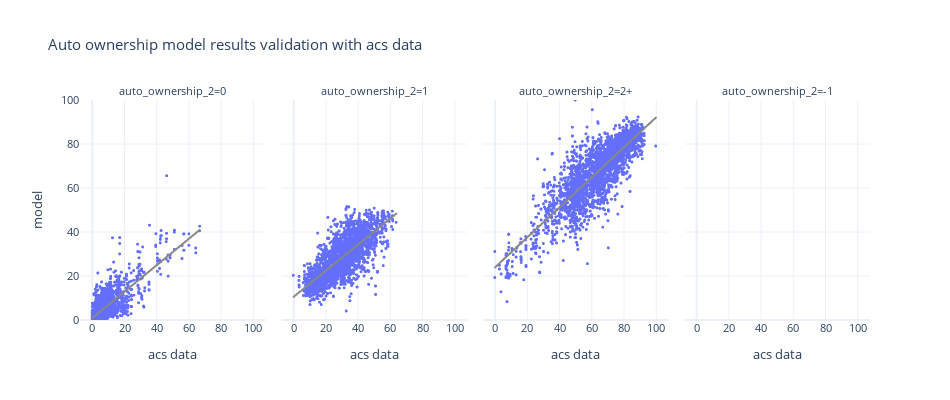

The notebook cell this image was saved under:
### Code cell
df_plot = pd.pivot(bg_auto_ownership, index=['block_group_id','auto_ownership_2'], columns='source', values='percentage').reset_index()



fig = px.scatter(df_plot, x="acs data", y="model", trendline="ols", trendline_color_override='rgb(136, 136, 136)',
                 template="plotly_white",
                 facet_col='auto_ownership_2', height=400, width=1000,
                 title="Auto ownership model results validation with acs data")
fig.update_xaxes(dtick=20)
fig.update_yaxes(dtick=20,range=[0, 100])
fig.update_traces(marker_size=3)
fig.update_layout(height=400, width=950, font=dict(size=11))
fig.show()

### Figure 1 — Plotly figure (JSON) as saved in the notebook; plotly's stock layout.template omitted (floating-point values rounded to 4 significant figures; data arrays with more than 128 entries replaced by an {"elided": "..."} marker saying what was removed)
{"data": [{"hovertemplate": "auto_ownership_2=0<br>acs data=%{x}<br>model=%{y}<extra></extra>", "legendgroup": "", "marker": {"color": "#636efa", "size": 3, "symbol": "circle"}, "mode": "markers", "name": "", "showlegend": false, "type": "scattergl", "x": {"elided": "2641 float values"}, "xaxis": "x", "y": {"elided": "2641 float values"}, "yaxis": "y"}, {"hovertemplate": "<b>OLS trendline</b><br>model = 0.600263 * acs data + 0.882537<br>R<sup>2</sup>=0.659726<br><br>auto_ownership_2=0<br>acs data=%{x}<br>model=%{y} <b>(trend)</b><extra></extra>", "legendgroup": "", "line": {"color": "rgb(136, 136, 136)"}, "marker": {"color": "#636efa", "size": 3, "symbol": "circle"}, "mode": "lines", "name": "", "showlegend": false, "type": "scattergl", "x": {"elided": "2621 float values"}, "xaxis": "x", "y": {"elided": "2621 float values"}, "yaxis": "y"}, {"hovertemplate": "auto_ownership_2=1<br>acs data=%{x}<br>model=%{y}<extra></extra>", "legendgroup": "", "marker": {"color": "#636efa", "size": 3, "symbol": "circle"}, "mode": "markers", "name": "", "showlegend": false, "type": "scattergl", "x": {"elided": "2641 float values"}, "xaxis": "x2", "y": {"elided": "2641 float values"}, "yaxis": "y2"}, {"hovertemplate": "<b>OLS trendline</b><br>model = 0.592542 * acs data + 10.4183<br>R<sup>2</sup>=0.567434<br><br>auto_ownership_2=1<br>acs data=%{x}<br>model=%{y} <b>(trend)</b><extra></extra>", "legendgroup": "", "line": {"color": "rgb(136, 136, 136)"}, "marker": {"color": "#636efa", "size": 3, "symbol": "circle"}, "mode": "lines", "name": "", "showlegend": false, "type": "scattergl", "x": {"elided": "2633 float values"}, "xaxis": "x2", "y": {"elided": "2633 float values"}, "yaxis": "y2"}, {"hovertemplate": "auto_ownership_2=2+<br>acs data=%{x}<br>model=%{y}<extra></extra>", "legendgroup": "", "marker": {"color": "#636efa", "size": 3, "symbol": "circle"}, "mode": "markers", "name": "", "showlegend": false, "type": "scattergl", "x": {"elided": "2641 float values"}, "xaxis": "x3", "y": {"elided": "2641 float values"}, "yaxis": "y3"}, {"hovertemplate": "<b>OLS trendline</b><br>model = 0.681505 * acs data + 23.8099<br>R<sup>2</sup>=0.710853<br><br>auto_ownership_2=2+<br>acs data=%{x}<br>model=%{y} <b>(trend)</b><extra></extra>", "legendgroup": "", "line": {"color": "rgb(136, 136, 136)"}, "marker": {"color": "#636efa", "size": 3, "symbol": "circle"}, "mode": "lines", "name": "", "showlegend": false, "type": "scattergl", "x": {"elided": "2634 float values"}, "xaxis": "x3", "y": {"elided": "2634 float values"}, "yaxis": "y3"}, {"hovertemplate": "auto_ownership_2=-1<br>acs data=%{x}<br>model=%{y}<extra></extra>", "legendgroup": "", "marker": {"color": "#636efa", "size": 3, "symbol": "circle"}, "mode": "markers", "name": "", "showlegend": false, "type": "scattergl", "x": [null], "xaxis": "x4", "y": [null], "yaxis": "y4"}, {"hovertemplate": "auto_ownership_2=-1<extra></extra>", "legendgroup": "", "line": {"color": "rgb(136, 136, 136)"}, "marker": {"color": "#636efa", "size": 3, "symbol": "circle"}, "mode": "lines", "name": "", "showlegend": false, "type": "scattergl", "xaxis": "x4", "yaxis": "y4"}], "layout": {"annotations": [{"font": {}, "showarrow": false, "text": "auto_ownership_2=0", "x": 0.1175, "xanchor": "center", "xref": "paper", "y": 1.0, "yanchor": "bottom", "yref": "paper"}, {"font": {}, "showarrow": false, "text": "auto_ownership_2=1", "x": 0.3725, "xanchor": "center", "xref": "paper", "y": 1.0, "yanchor": "bottom", "yref": "paper"}, {"font": {}, "showarrow": false, "text": "auto_ownership_2=2+", "x": 0.6275, "xanchor": "center", "xref": "paper", "y": 1.0, "yanchor": "bottom", "yref": "paper"}, {"font": {}, "showarrow": false, "text": "auto_ownership_2=-1", "x": 0.8825, "xanchor": "center", "xref": "paper", "y": 1.0, "yanchor": "bottom", "yref": "paper"}], "font": {"size": 11}, "height": 400, "legend": {"tracegroupgap": 0}, "title": {"text": "Auto ownership model results validation with acs data"}, "width": 950, "xaxis": {"anchor": "y", "domain": [0.0, 0.235], "dtick": 20, "title": {"text": "acs data"}}, "xaxis2": {"anchor": "y2", "domain": [0.255, 0.49], "dtick": 20, "matches": "x", "title": {"text": "acs data"}}, "xaxis3": {"anchor": "y3", "domain": [0.51, 0.745], "dtick": 20, "matches": "x", "title": {"text": "acs data"}}, "xaxis4": {"anchor": "y4", "domain": [0.765, 1.0], "dtick": 20, "matches": "x", "title": {"text": "acs data"}}, "yaxis": {"anchor": "x", "domain": [0.0, 1.0], "dtick": 20, "range": [0, 100], "title": {"text": "model"}}, "yaxis2": {"anchor": "x2", "domain": [0.0, 1.0], "dtick": 20, "matches": "y", "range": [0, 100], "showticklabels": false}, "yaxis3": {"anchor": "x3", "domain": [0.0, 1.0], "dtick": 20, "matches": "y", "range": [0, 100], "showticklabels": false}, "yaxis4": {"anchor": "x4", "domain": [0.0, 1.0], "dtick": 20, "matches": "y", "range": [0, 100], "showticklabels": false}}}
